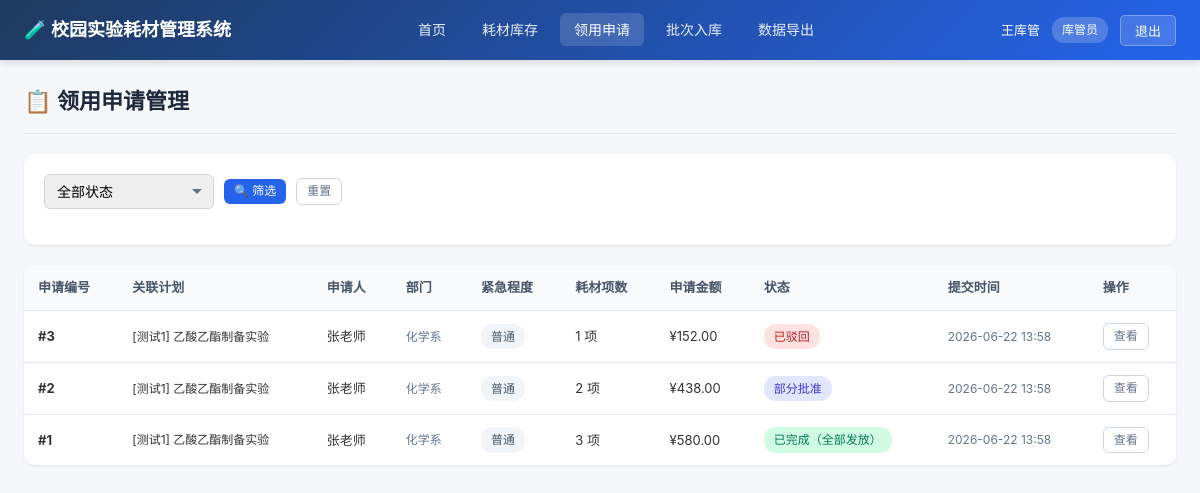
Before: /requests (signed in) with the older database file.
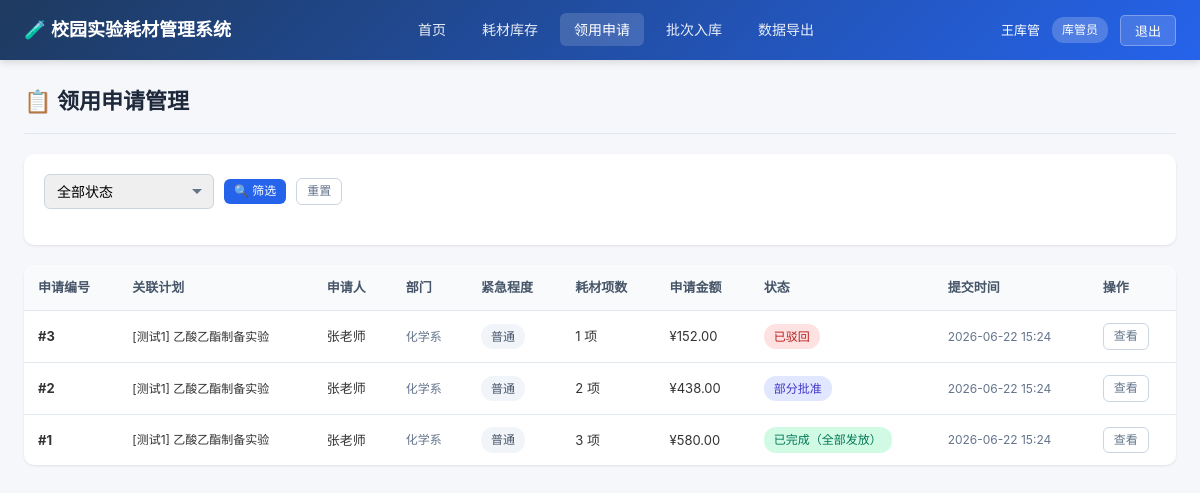
After: the same page with the newer database file.
### models.py (models this page shows)
class SupplyRequest(Base):
    __tablename__ = "supply_requests"
    id = Column(Integer, primary_key=True, index=True)
    plan_id = Column(Integer, ForeignKey("experiment_plans.id"), nullable=False)
    applicant_id = Column(Integer, ForeignKey("users.id"), nullable=False)
    status = Column(String(20), nullable=False, default="pending")
    urgency = Column(String(20), default="normal")  # normal, urgent, emergency
    total_amount = Column(Float, default=0.0)
    remark = Column(Text, default="")
    created_at = Column(DateTime, default=datetime.now)
    updated_at = Column(DateTime, default=datetime.now, onupdate=datetime.now)
    plan = relationship("ExperimentPlan", back_populates="requests")
    applicant = relationship("User", back_populates="submitted_requests")
    items = relationship("RequestItem", back_populates="request", cascade="all, delete-orphan")
    approvals = relationship("ApprovalRecord", back_populates="request", cascade="all, delete-orphan")
    issuances = relationship("SupplyIssuance", back_populates="request", cascade="all, delete-orphan")

class ExperimentPlan(Base):
    __tablename__ = "experiment_plans"
    id = Column(Integer, primary_key=True, index=True)
    title = Column(String(200), nullable=False)
    course_name = Column(String(200), default="")
    class_name = Column(String(100), default="")
    student_count = Column(Integer, default=0)
    plan_date = Column(Date, nullable=False)
    description = Column(Text, default="")
    creator_id = Column(Integer, ForeignKey("users.id"), nullable=False)
    created_at = Column(DateTime, default=datetime.now)
    creator = relationship("User", back_populates="created_plans")
    requests = relationship("SupplyRequest", back_populates="plan")

class User(Base):
    __tablename__ = "users"
    id = Column(Integer, primary_key=True, index=True)
    username = Column(String(50), unique=True, index=True, nullable=False)
    password = Column(String(100), nullable=False)
    full_name = Column(String(100), nullable=False)
    role = Column(String(20), nullable=False)  # teacher, keeper, director
    department = Column(String(100), default="")
    created_at = Column(DateTime, default=datetime.now)
    created_plans = relationship("ExperimentPlan", back_populates="creator")
    submitted_requests = relationship("SupplyRequest", back_populates="applicant")
    approvals = relationship("ApprovalRecord", back_populates="approver")

### main.py (the view)
@app.get("/requests", response_class=HTMLResponse)
async def request_list(
    request: Request,
    current_user: models.User = Depends(get_current_user),
    status: str = "",
    db: Session = Depends(get_db)
):
    query = db.query(models.SupplyRequest)
    if current_user.role == "teacher":
        query = query.filter(models.SupplyRequest.applicant_id == current_user.id)
    if status:
        query = query.filter(models.SupplyRequest.status == status)
    requests = query.order_by(models.SupplyRequest.created_at.desc()).all()
    can_approve_list = {}
    for r in requests:
        can_approve_list[r.id] = inv.can_approve(current_user, r)
    return templates.TemplateResponse("requests/list.html", {
        "request": request,
        "current_user": current_user,
        "requests": requests,
        "STATUS_MAP": STATUS_MAP,
        "URGENCY_MAP": URGENCY_MAP,
        "ROLE_MAP": ROLE_MAP,
        "can_approve_list": can_approve_list,
        "filter_status": status
    })

### templates/requests/list.html (shortened to what this page needs)
{% extends "base.html" %}
{% block content %}
<div class="page-header">
    <div class="page-title">📋 领用申请管理</div>
</div>
<div class="card">
    <div class="card-body">
        <form method="get" class="filter-bar">
            <div class="form-group">
                <select name="status" class="form-control">
                    <option value="">全部状态</option>
                </select>
            </div>
            <button type="submit" class="btn btn-primary btn-sm">🔍 筛选</button>
            <a href="/requests" class="btn btn-outline btn-sm">重置</a>
        </form>
    </div>
</div>
<div class="card">
    <div class="table-responsive">
        <table>
            <thead>
                <tr>
                    <th>申请编号</th>
                    <th>关联计划</th>
                    <th>申请人</th>
                    <th>部门</th>
                    <th>紧急程度</th>
                    <th>耗材项数</th>
                    <th>申请金额</th>
                    <th>状态</th>
                    <th>提交时间</th>
                    <th>操作</th>
                </tr>
            </thead>
            <tbody>
                {% for r in requests %}
                <tr>
                    <td><strong>#{{ r.id }}</strong></td>
                    <td class="text-sm">{{ r.plan.title if r.plan else '-' }}</td>
                    <td>{{ r.applicant.full_name }}</td>
                    <td class="text-muted text-sm">{{ r.applicant.department }}</td>
                    <td>
                        {% if r.urgency == 'emergency' %}
                        <span class="badge badge-danger">🚨 紧急</span>
                        {% elif r.urgency == 'urgent' %}
                        <span class="badge badge-warning">⚡ 加急</span>
                        {% else %}
                        <span class="badge badge-default">普通</span>
                        {% endif %}
                    </td>
                    <td>{{ r.items|length }} 项</td>
                    <td>¥{{ "%.2f"|format(r.total_amount) }}</td>
                    <td>
                        {% set cls = 'badge-pending' if r.status == 'pending' else ('badge-approved' if r.status == 'approved' else ('badge-partial' if r.status == 'partially_approved' else ('badge-rejected' if r.status == 'rejected' else 'badge-completed'))) %}
                        <span class="badge {{ cls }}">{{ STATUS_MAP.get(r.status, r.status) }}</span>
                    </td>
                    <td class="text-sm text-muted">{{ r.created_at.strftime('%Y-%m-%d %H:%M') }}</td>
                    <td>
                        <div class="btn-group">
                            <a href="/requests/{{ r.id }}" class="btn btn-outline btn-sm">查看</a>
                        </div>
                    </td>
                </tr>
                {% endfor %}
            </tbody>
        </table>
    </div>
</div>
{% endblock %}

Changed rows visible on the page:
changed SupplyRequest "已驳回": created_at "2026-06-22 13:58" → "2026-06-22 15:24"
changed SupplyRequest "部分批准": created_at "2026-06-22 13:58" → "2026-06-22 15:24"
changed SupplyRequest "已完成（全部发放）": created_at "2026-06-22 13:58" → "2026-06-22 15:24"
